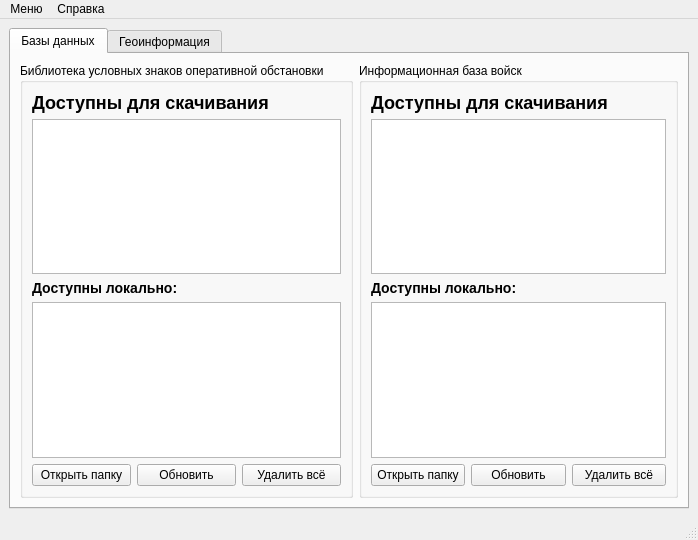
<?xml version="1.0" encoding="UTF-8"?>
<ui version="4.0">
 <class>mainWindow</class>
 <widget class="QMainWindow" name="mainWindow">
  <property name="geometry">
   <rect>
    <x>0</x>
    <y>0</y>
    <width>698</width>
    <height>540</height>
   </rect>
  </property>
  <property name="windowTitle">
   <string>Обмен данными</string>
  </property>
  <widget class="QWidget" name="centralwidget">
   <layout class="QVBoxLayout" name="verticalLayout_2">
    <item>
     <widget class="QTabWidget" name="tabWidget">
      <property name="currentIndex">
       <number>0</number>
      </property>
      <widget class="QWidget" name="tabDB">
       <property name="accessibleName">
        <string/>
       </property>
       <attribute name="title">
        <string>Базы данных</string>
       </attribute>
       <layout class="QHBoxLayout" name="horizontalLayout">
        <item>
         <widget class="QGroupBox" name="groupBox">
          <property name="title">
           <string>Библиотека условных знаков оперативной обстановки</string>
          </property>
          <layout class="QGridLayout" name="gridLayout">
           <item row="1" column="0" colspan="3">
            <widget class="QTableView" name="tableViewServerDB1">
             <property name="editTriggers">
              <set>QAbstractItemView::NoEditTriggers</set>
             </property>
            </widget>
           </item>
           <item row="0" column="0" colspan="3">
            <widget class="QLabel" name="label">
             <property name="text">
              <string>&lt;h2&gt;Доступны для скачивания</string>
             </property>
             <property name="buddy">
              <cstring>tableViewServerDB1</cstring>
             </property>
            </widget>
           </item>
           <item row="4" column="0">
            <widget class="QPushButton" name="btnOpenFolderDB1">
             <property name="text">
              <string>Открыть папку</string>
             </property>
            </widget>
           </item>
           <item row="4" column="1">
            <widget class="QPushButton" name="btnRefreshDB1">
             <property name="text">
              <string>Обновить</string>
             </property>
            </widget>
           </item>
           <item row="2" column="0" colspan="3">
            <widget class="QLabel" name="label_2">
             <property name="text">
              <string>&lt;h3&gt;Доступны локально:</string>
             </property>
             <property name="buddy">
              <cstring>tableViewLocalDB1</cstring>
             </property>
            </widget>
           </item>
           <item row="4" column="2">
            <widget class="QPushButton" name="btnDeleteAllDB1">
             <property name="text">
              <string>Удалить всё</string>
             </property>
            </widget>
           </item>
           <item row="3" column="0" colspan="3">
            <widget class="QTableView" name="tableViewLocalDB1">
             <property name="editTriggers">
              <set>QAbstractItemView::NoEditTriggers</set>
             </property>
             <property name="sortingEnabled">
              <bool>true</bool>
             </property>
             <attribute name="verticalHeaderShowSortIndicator" stdset="0">
              <bool>true</bool>
             </attribute>
            </widget>
           </item>
          </layout>
         </widget>
        </item>
        <item>
         <widget class="QGroupBox" name="groupBox_2">
          <property name="title">
           <string>Информационная база войск</string>
          </property>
          <layout class="QGridLayout" name="gridLayout_2">
           <item row="0" column="0" colspan="3">
            <widget class="QLabel" name="label_3">
             <property name="text">
              <string>&lt;h2&gt;Доступны для скачивания</string>
             </property>
             <property name="buddy">
              <cstring>tableViewServerDB2</cstring>
             </property>
            </widget>
           </item>
           <item row="1" column="0" colspan="3">
            <widget class="QTableView" name="tableViewServerDB2">
             <property name="editTriggers">
              <set>QAbstractItemView::NoEditTriggers</set>
             </property>
            </widget>
           </item>
           <item row="2" column="0" colspan="3">
            <widget class="QLabel" name="label_4">
             <property name="text">
              <string>&lt;h3&gt;Доступны локально:</string>
             </property>
             <property name="buddy">
              <cstring>tableViewLocalDB2</cstring>
             </property>
            </widget>
           </item>
           <item row="3" column="0" colspan="3">
            <widget class="QTableView" name="tableViewLocalDB2">
             <property name="editTriggers">
              <set>QAbstractItemView::NoEditTriggers</set>
             </property>
            </widget>
           </item>
           <item row="4" column="0">
            <widget class="QPushButton" name="btnOpenFolderDB2">
             <property name="text">
              <string>Открыть папку</string>
             </property>
            </widget>
           </item>
           <item row="4" column="1">
            <widget class="QPushButton" name="btnRefrechDB2">
             <property name="text">
              <string>Обновить</string>
             </property>
            </widget>
           </item>
           <item row="4" column="2">
            <widget class="QPushButton" name="btnDeleteAllDB2">
             <property name="text">
              <string>Удалить всё</string>
             </property>
            </widget>
           </item>
          </layout>
         </widget>
        </item>
       </layout>
      </widget>
      <widget class="QWidget" name="tabGIS">
       <attribute name="title">
        <string>Геоинформация</string>
       </attribute>
       <layout class="QGridLayout" name="gridLayout_3">
        <item row="5" column="1">
         <widget class="QPushButton" name="btnRefreshDB1_2">
          <property name="text">
           <string>Обновить</string>
          </property>
         </widget>
        </item>
        <item row="2" column="0" colspan="3">
         <widget class="QLabel" name="label_6">
          <property name="text">
           <string>&lt;h3&gt;Доступны локально:</string>
          </property>
          <property name="buddy">
           <cstring>tableViewLocalDB1</cstring>
          </property>
         </widget>
        </item>
        <item row="1" column="0" colspan="3">
         <widget class="QTableView" name="tableViewServerDB1_2">
          <property name="editTriggers">
           <set>QAbstractItemView::NoEditTriggers</set>
          </property>
         </widget>
        </item>
        <item row="3" column="0" colspan="3">
         <widget class="QTableView" name="tableViewLocalDB1_2">
          <property name="editTriggers">
           <set>QAbstractItemView::NoEditTriggers</set>
          </property>
         </widget>
        </item>
        <item row="0" column="0" colspan="3">
         <widget class="QLabel" name="label_5">
          <property name="text">
           <string>&lt;h2&gt;Доступны для скачивания</string>
          </property>
          <property name="buddy">
           <cstring>tableViewServerDB1</cstring>
          </property>
         </widget>
        </item>
        <item row="5" column="2">
         <widget class="QPushButton" name="btnDeleteAllDB1_2">
          <property name="text">
           <string>Удалить всё</string>
          </property>
         </widget>
        </item>
        <item row="5" column="0">
         <widget class="QPushButton" name="btnOpenFolderDB1_2">
          <property name="text">
           <string>Открыть папку</string>
          </property>
         </widget>
        </item>
       </layout>
      </widget>
     </widget>
    </item>
   </layout>
  </widget>
  <widget class="QMenuBar" name="menubar">
   <property name="geometry">
    <rect>
     <x>0</x>
     <y>0</y>
     <width>698</width>
     <height>21</height>
    </rect>
   </property>
   <widget class="QMenu" name="menuFile">
    <property name="title">
     <string>Меню</string>
    </property>
    <addaction name="actionConnectDB"/>
    <addaction name="actionCheckUpdates"/>
    <addaction name="separator"/>
    <addaction name="actionExit"/>
   </widget>
   <widget class="QMenu" name="menuAbout">
    <property name="title">
     <string>Справка</string>
    </property>
    <addaction name="actionHelp"/>
    <addaction name="actionAbout"/>
   </widget>
   <addaction name="menuFile"/>
   <addaction name="menuAbout"/>
  </widget>
  <widget class="QStatusBar" name="statusbar">
   <property name="accessibleName">
    <string/>
   </property>
  </widget>
  <action name="actionCheckUpdates">
   <property name="text">
    <string>Проверить обновления</string>
   </property>
  </action>
  <action name="actionExit">
   <property name="text">
    <string>Выход</string>
   </property>
  </action>
  <action name="actionHelp">
   <property name="text">
    <string>Справка</string>
   </property>
  </action>
  <action name="actionAbout">
   <property name="text">
    <string>О программе</string>
   </property>
  </action>
  <action name="actionConnectDB">
   <property name="text">
    <string>Подключиться к базе</string>
   </property>
  </action>
 </widget>
 <tabstops>
  <tabstop>tableViewServerDB1</tabstop>
  <tabstop>tableViewLocalDB1</tabstop>
  <tabstop>btnOpenFolderDB1</tabstop>
  <tabstop>btnRefreshDB1</tabstop>
  <tabstop>btnDeleteAllDB1</tabstop>
  <tabstop>tableViewServerDB2</tabstop>
  <tabstop>tableViewLocalDB2</tabstop>
  <tabstop>btnOpenFolderDB2</tabstop>
  <tabstop>btnRefrechDB2</tabstop>
  <tabstop>btnDeleteAllDB2</tabstop>
 </tabstops>
 <resources/>
 <connections/>
</ui>
